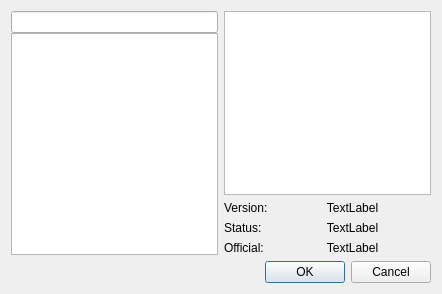
<?xml version="1.0" encoding="UTF-8"?>
<ui version="4.0">
 <class>NewActionDialog</class>
 <widget class="QDialog" name="NewActionDialog">
  <property name="geometry">
   <rect>
    <x>0</x>
    <y>0</y>
    <width>442</width>
    <height>294</height>
   </rect>
  </property>
  <property name="windowTitle">
   <string>New action</string>
  </property>
  <layout class="QVBoxLayout" name="verticalLayout">
   <item>
    <layout class="QHBoxLayout" name="horizontalLayout">
     <item>
      <layout class="QVBoxLayout" name="verticalLayout_3">
       <property name="spacing">
        <number>0</number>
       </property>
       <item>
        <widget class="FilterLineEdit" name="filterLineEdit"/>
       </item>
       <item>
        <widget class="QTreeView" name="newActionTreeView">
         <property name="editTriggers">
          <set>QAbstractItemView::NoEditTriggers</set>
         </property>
         <property name="alternatingRowColors">
          <bool>true</bool>
         </property>
         <property name="rootIsDecorated">
          <bool>false</bool>
         </property>
         <property name="animated">
          <bool>true</bool>
         </property>
         <property name="headerHidden">
          <bool>true</bool>
         </property>
        </widget>
       </item>
      </layout>
     </item>
     <item>
      <layout class="QVBoxLayout" name="verticalLayout_2">
       <item>
        <widget class="QTextEdit" name="actionDescription">
         <property name="undoRedoEnabled">
          <bool>false</bool>
         </property>
         <property name="readOnly">
          <bool>true</bool>
         </property>
         <property name="html">
          <string>&lt;!DOCTYPE HTML PUBLIC &quot;-//W3C//DTD HTML 4.0//EN&quot; &quot;http://www.w3.org/TR/REC-html40/strict.dtd&quot;&gt;
&lt;html&gt;&lt;head&gt;&lt;meta name=&quot;qrichtext&quot; content=&quot;1&quot; /&gt;&lt;style type=&quot;text/css&quot;&gt;
p, li { white-space: pre-wrap; }
&lt;/style&gt;&lt;/head&gt;&lt;body style=&quot; font-family:'Sans Serif'; font-size:9pt; font-weight:400; font-style:normal;&quot;&gt;
&lt;table border=&quot;0&quot; style=&quot;-qt-table-type: root; margin-top:4px; margin-bottom:4px; margin-left:4px; margin-right:4px;&quot;&gt;
&lt;tr&gt;
&lt;td style=&quot;border: none;&quot;&gt;
&lt;p style=&quot;-qt-paragraph-type:empty; margin-top:0px; margin-bottom:0px; margin-left:0px; margin-right:0px; -qt-block-indent:0; text-indent:0px; font-family:'MS Shell Dlg 2'; font-size:8.25pt;&quot;&gt;&lt;br /&gt;&lt;/p&gt;
&lt;p style=&quot;-qt-paragraph-type:empty; margin-top:0px; margin-bottom:0px; margin-left:0px; margin-right:0px; -qt-block-indent:0; text-indent:0px; font-family:'MS Shell Dlg 2'; font-size:8.25pt;&quot;&gt;&lt;br /&gt;&lt;/p&gt;
&lt;p style=&quot;-qt-paragraph-type:empty; margin-top:0px; margin-bottom:0px; margin-left:0px; margin-right:0px; -qt-block-indent:0; text-indent:0px; font-family:'Sans'; font-size:10pt;&quot;&gt;&lt;br /&gt;&lt;/p&gt;
&lt;p style=&quot;-qt-paragraph-type:empty; margin-top:0px; margin-bottom:0px; margin-left:0px; margin-right:0px; -qt-block-indent:0; text-indent:0px; font-family:'MS Shell Dlg 2'; font-size:8pt;&quot;&gt;&lt;br /&gt;&lt;/p&gt;&lt;/td&gt;&lt;/tr&gt;&lt;/table&gt;&lt;/body&gt;&lt;/html&gt;</string>
         </property>
        </widget>
       </item>
       <item>
        <layout class="QFormLayout" name="formLayout_2">
         <item row="0" column="0">
          <widget class="QLabel" name="label">
           <property name="text">
            <string>Version:</string>
           </property>
          </widget>
         </item>
         <item row="1" column="0">
          <widget class="QLabel" name="label_2">
           <property name="text">
            <string>Status:</string>
           </property>
          </widget>
         </item>
         <item row="2" column="0">
          <widget class="QLabel" name="label_3">
           <property name="text">
            <string>Official:</string>
           </property>
          </widget>
         </item>
         <item row="0" column="1">
          <widget class="QLabel" name="versionLabel">
           <property name="text">
            <string>TextLabel</string>
           </property>
           <property name="alignment">
            <set>Qt::AlignCenter</set>
           </property>
          </widget>
         </item>
         <item row="1" column="1">
          <widget class="QLabel" name="statusLabel">
           <property name="text">
            <string>TextLabel</string>
           </property>
           <property name="alignment">
            <set>Qt::AlignCenter</set>
           </property>
          </widget>
         </item>
         <item row="2" column="1">
          <widget class="QLabel" name="officialLabel">
           <property name="text">
            <string>TextLabel</string>
           </property>
           <property name="alignment">
            <set>Qt::AlignCenter</set>
           </property>
          </widget>
         </item>
        </layout>
       </item>
      </layout>
     </item>
    </layout>
   </item>
   <item>
    <widget class="QDialogButtonBox" name="buttonBox">
     <property name="standardButtons">
      <set>QDialogButtonBox::Cancel|QDialogButtonBox::Ok</set>
     </property>
    </widget>
   </item>
  </layout>
 </widget>
 <customwidgets>
  <customwidget>
   <class>FilterLineEdit</class>
   <extends>QLineEdit</extends>
   <header>filterlineedit.h</header>
  </customwidget>
 </customwidgets>
 <resources/>
 <connections>
  <connection>
   <sender>buttonBox</sender>
   <signal>accepted()</signal>
   <receiver>NewActionDialog</receiver>
   <slot>accept()</slot>
   <hints>
    <hint type="sourcelabel">
     <x>296</x>
     <y>273</y>
    </hint>
    <hint type="destinationlabel">
     <x>233</x>
     <y>288</y>
    </hint>
   </hints>
  </connection>
  <connection>
   <sender>buttonBox</sender>
   <signal>rejected()</signal>
   <receiver>NewActionDialog</receiver>
   <slot>reject()</slot>
   <hints>
    <hint type="sourcelabel">
     <x>383</x>
     <y>275</y>
    </hint>
    <hint type="destinationlabel">
     <x>394</x>
     <y>288</y>
    </hint>
   </hints>
  </connection>
 </connections>
</ui>
